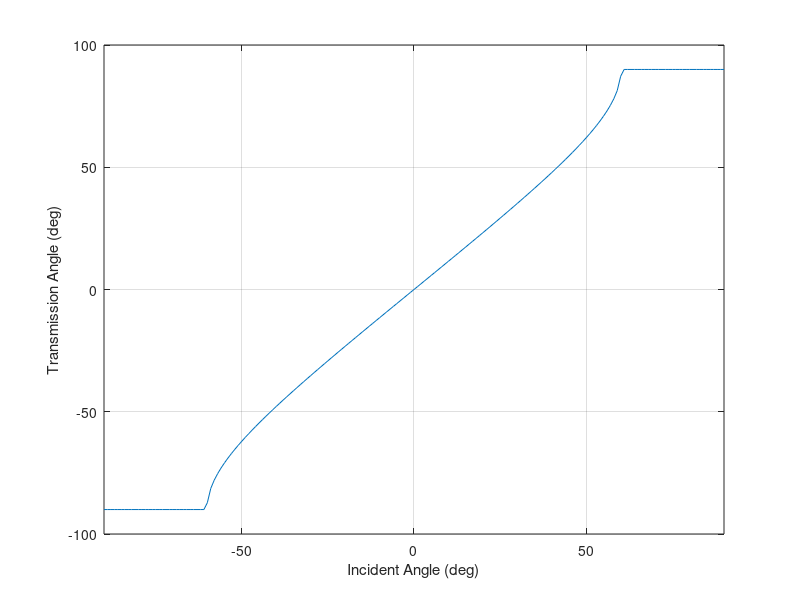
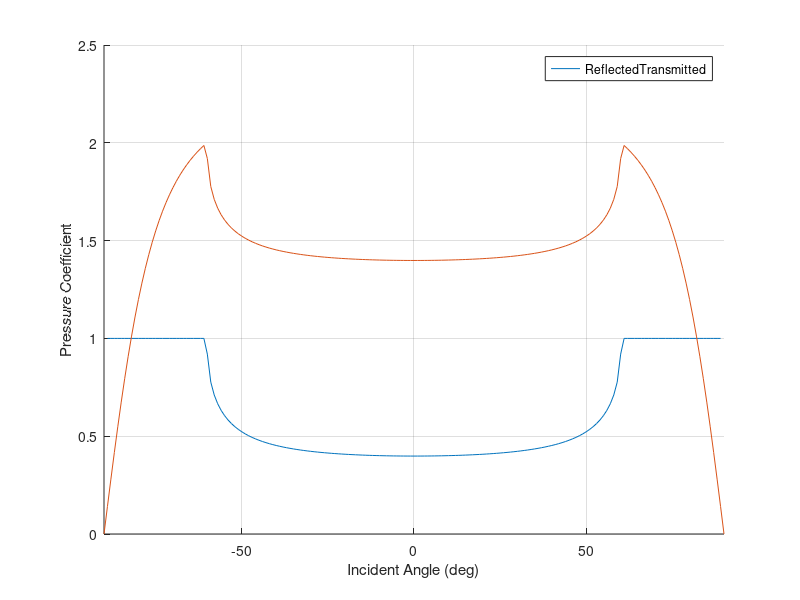
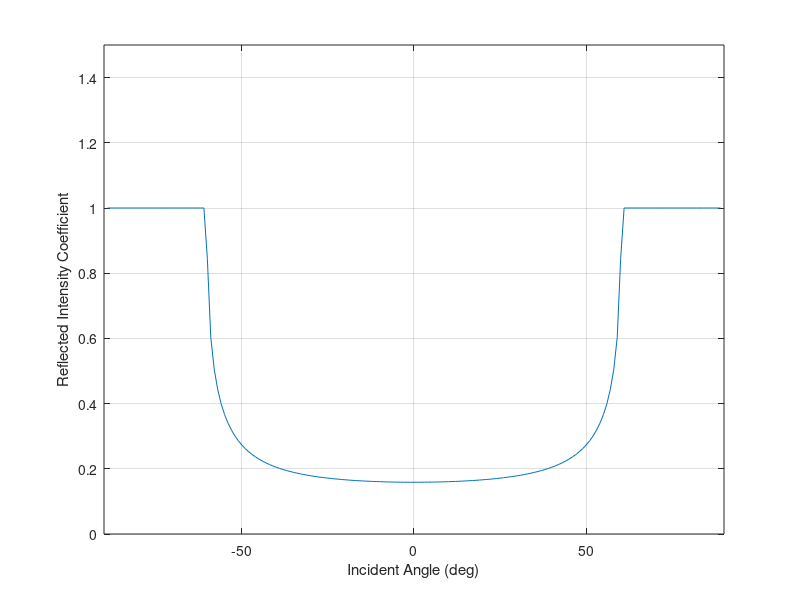

Recreate these plots in MATLAB, in order.
clear variables; close all;

% define properties from appendix
rhoSW = 1026;
cSW = 1500;
ZSW = 1.54e6;
rhoQS = 2070;
cQS = 1730;
ZQS = 3.58e6;

%% Part A
% set range of angles to check
thetai = -90:1:90;

% calculate xmission angle for each
thetat = asind(cQS/cSW.*sind(thetai));

% plot results
figure
plot(thetai, thetat)
xlim([thetai(1) thetai(end)]); xlabel("Incident Angle (deg)")
ylim([-100 100]); ylabel("Transmission Angle (deg)")
grid on

%% Part B
% calc critical angle
thetac = asind(cSW/cQS);

%% Part C
% calc reflection coef (magnitude)
Rbar = abs((ZQS./cosd(thetat) - ZSW./cosd(thetai))./(ZQS./cosd(thetat) + ZSW./cosd(thetai)));

% calc xmission coef (magnitude)
Tbar = abs(2*(ZQS./cosd(thetat))./(ZQS./cosd(thetat) + ZSW./cosd(thetai)));

% plot results
figure
hold on
plot(thetai, Rbar); plot(thetai, Tbar)
hold off
xlim([thetai(1) thetai(end)]); xlabel("Incident Angle (deg)")
ylim([0 2.5]); ylabel("Pressure Coefficient")
legend(["Reflected", "Transmitted"])
grid on

%% Part D
% calculate reflection intensity coeff
RI = Rbar.^2;

% plot
figure
plot(thetai, RI)
xlim([thetai(1) thetai(end)]); xlabel("Incident Angle (deg)")
ylim([0 1.5]); ylabel("Reflected Intensity Coefficient")
grid on